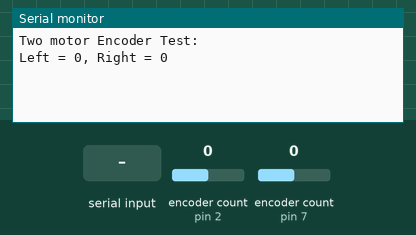
This sketch was run on a simulated Arduino Uno, built with avr-gcc and run on an emulated ATmega328P. On the bench: the last lines printed to the serial monitor. The inputs (shaded band) are chosen by the test bench; at power-on: encoder count (sensors on pin 2, pin 7) 0.

Above: at 1.2 s.
1.3 s: "1" received over Serial
At 1.8 s:
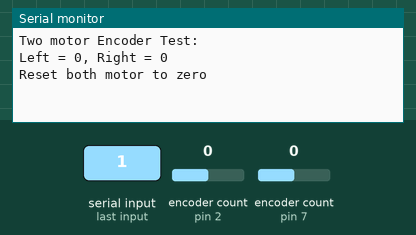
2.8 s: encoder count (sensor on pin 2) set to 1
At 4.0 s:
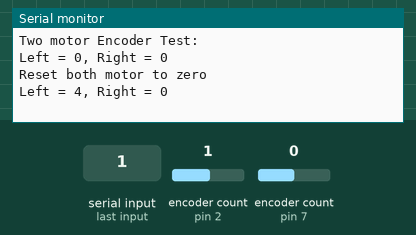
4.3 s: encoder count (sensor on pin 7) set to 1
At 5.3 s:
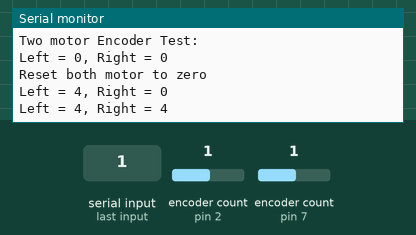
5.8 s: encoder count (sensor on pin 2) set to 2
At 6.4 s:
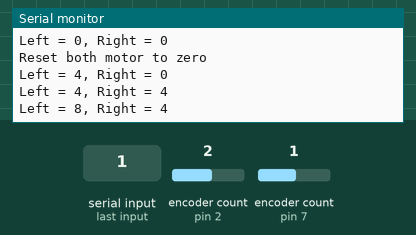
7.3 s: encoder count (sensor on pin 7) set to 2
At 8.8 s:
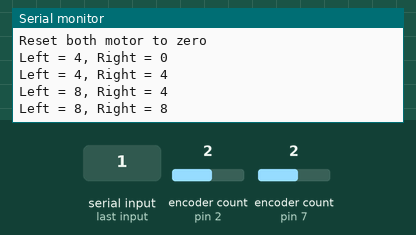
Timing chart, 0 to 9.8 s (numbered marks = the images above; inputs shaded):
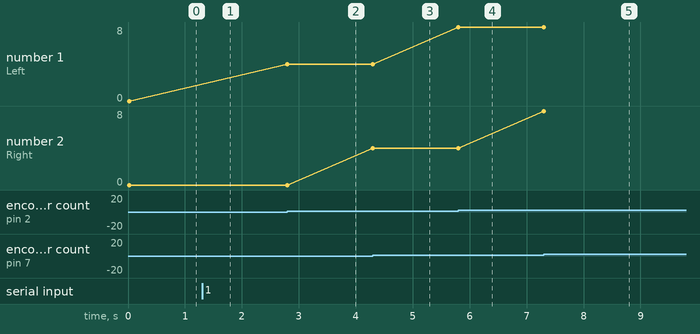

The sketch:

EncoderTest.ino
```cpp
#include <Encoder.h>

Encoder motorLeft(2, 3);
Encoder motorRight(7, 8);
//   avoid using pins with LEDs attached

void setup() {
  Serial.begin(9600);
  Serial.println("Two motor Encoder Test:");
}

long positionLeft  = -999;
long positionRight = -999;

void loop() {
  long newLeft, newRight;
  newLeft = motorLeft.read();
  newRight = motorRight.read();
  if (newLeft != positionLeft || newRight != positionRight) {
    Serial.print("Left = ");
    Serial.print(newLeft);
    Serial.print(", Right = ");
    Serial.print(newRight);
    Serial.println();
    positionLeft = newLeft;
    positionRight = newRight;
  }
  // if a character is sent from the serial monitor,
  // reset both back to zero.
  if (Serial.available()) {
    Serial.read();
    Serial.println("Reset both motor to zero");
    motorLeft.write(0);
    motorRight.write(0);
  }
}
```

Measured:
- after the input at 1.3 s, the serial monitor: prints a new line at once (image 1)
- after the input at 2.8 s, the serial monitor: prints a new line at once (image 2)
- after the input at 4.3 s, the serial monitor: prints a new line at once (image 3)
- after the input at 5.8 s, the serial monitor: prints a new line at once (image 4)
- after the input at 7.3 s, the serial monitor: prints a new line at once (image 5)
- plotted number 1: 0 → 4 after the input at 2.8 s, 4 → 8 after the input at 5.8 s
